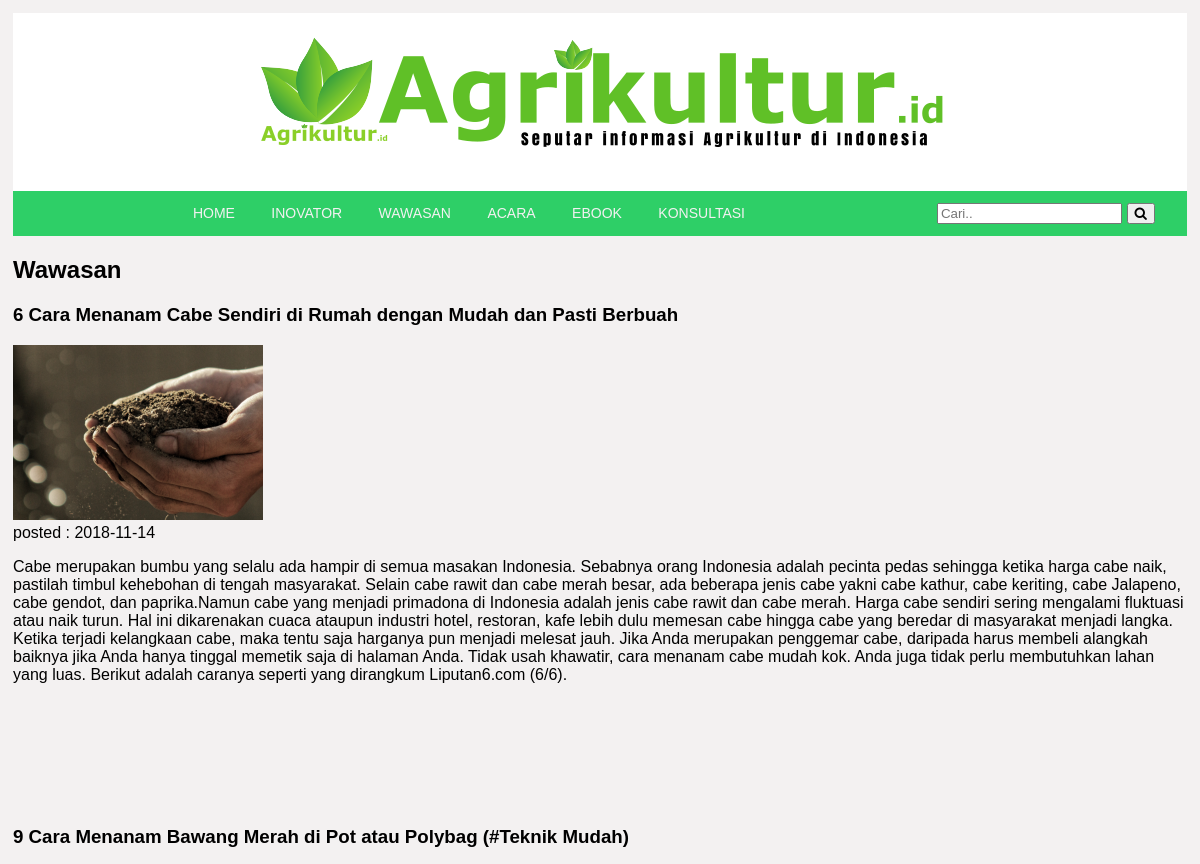
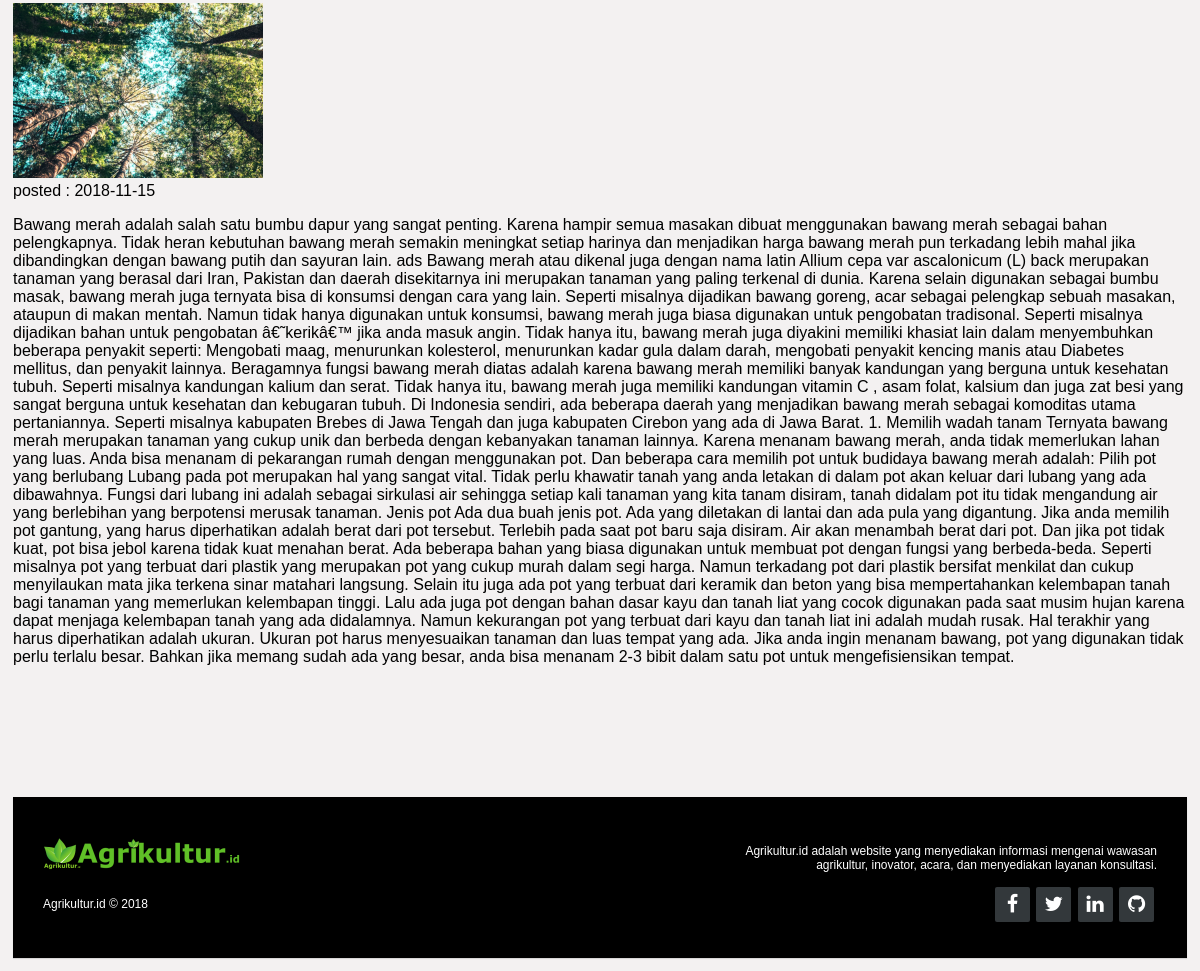
The app's page /index.php/wawasan with its own data (2 pictures, top to bottom).
### tables this page shows
CREATE TABLE `wawasan` (
  `id_w` int(11) NOT NULL,
  `judul_w` varchar(100) NOT NULL,
  `foto_w` varchar(100) NOT NULL,
  `date_w` date NOT NULL,
  `isi_w` text NOT NULL
);

### application/controllers/Wawasan.php (called while the page is built, shortened)
<?php
class Wawasan extends CI_Controller {
	public function index()
	{
		$this->load->view('wawasan');
    }
}

### index.php (called while the page is built, shortened)
<?php
require_once BASEPATH.'core/CodeIgniter.php';

### application/views/wawasan.php (the view, shortened to what this page needs)
<?php
    include 'header.php';
    $koneksi = new mysqli("localhost", "root", "", "agri");
?>
<h2>Wawasan</h2>
<table class="table table-bordered">
  <tbody>
    <?php $ambil=$koneksi->query("select *from wawasan"); ?>
    <?php while($pecah = $ambil->fetch_assoc()){ ?>
    <h3><?php echo $pecah['judul_w']; ?></h3>
    <img src="<?php echo site_url(); ?>assets/<?php echo $pecah['foto_w']; ?>">
    <br> posted : <?php echo $pecah['date_w']; ?></br>
    <p><?php echo $pecah['isi_w']; ?></p>
      <br></br>
      <br></br>
      <br></br>
    <?php } ?>
  </tbody>
</table>
<?php
    include 'footer.php';
?>

### application/views/header.php (shortened to what this page needs)
<!DOCTYPE html>
<html lang="en">
<head>
    <link rel="stylesheet" href="<?php echo base_url('assets/css/style.css'); ?>">
    <link rel="stylesheet" href="https://use.fontawesome.com/releases/v5.4.1/css/all.css">
    <link rel="stylesheet" href="https://cdnjs.cloudflare.com/ajax/libs/font-awesome/4.7.0/css/font-awesome.min.css">
</head>
<body>
<header>
        <img src="assets/atas.png" alt="Logo Umpasa">
    </header>
    <div class="wrap">
            <nav class="menu">
                <ul>
                    <li><a href="<?php echo site_url('home')?>">HOME</a></li>
                    <li><a href="<?php echo site_url('inovator')?>">INOVATOR</a></li>
                    <li><a href="<?php echo site_url('wawasan')?>">WAWASAN</a></li>
                    <li><a href="<?php echo site_url('acara')?>">ACARA</a></li>
                    <li><a href="<?php echo site_url('ebook')?>">EBOOK</a></li>
                    <li><a href="<?php echo site_url('konsultasi')?>">KONSULTASI</a></li>
                    <div class = "search" >
                    <form class= "search" action="" style="margin:auto;max-width:px">
                        <input type="text" placeholder="Cari..">
                        <button type="submit"><i class="fa fa-search"></i></button>
                    </form>
                    </div>
                </ul>
            </nav>
    </div>

### application/views/footer.php (shortened to what this page needs)
<footer class="bagian-footer">
    <div class = "bag-kiri">
        <img src="assets/bawah.png" alt="Logo agri">
            <p>Agrikultur.id © 2018 </p>
    </div>
    <div class="bag-kanan">
    <p class="tentang">
    <span>Agrikultur.id adalah</span>
    website yang menyediakan informasi mengenai wawasan agrikultur, inovator, acara, dan menyediakan layanan konsultasi.
    </p>
        <div class="footer-icons">
            <a href="#"><i class="fa fa-facebook"></i></a>
            <a href="#"><i class="fa fa-twitter"></i></a>
            <a href="#"><i class="fa fa-linkedin"></i></a>
            <a href="#"><i class="fa fa-github"></i></a>
        </div>
    </div>
            </footer>
</body>
</html>

### assets/css/style.css (style rules this page uses)
* { box-sizing: border-box; }
body { font-family:Arial, Helvetica, sans-serif; padding: 5px; background-color: #f3f1f1; }
header { background-color:white; padding: 10px; text-align: center; font-size: 35px; color:#f3f1f1; }
ul { list-style-type: none; text-align: center; margin: 0; padding: 0; overflow: hidden; background-color: #2ecf67; }
li { display: inline; }
li a { display: block; color: #f3f1f1; text-align: center; padding: 14px 16px; font-size: 14px; text-decoration: none; display: inline-block; transition: 0.7s all; }
.bagian-footer { background-color: black; color:#def5e6; box-shadow: 0 1px 1px 0 rgba(0, 0, 0, 0.12); box-sizing: border-box; width: 100%; text-align: left; font: 12px sans-serif; padding: 35px 30px; margin-top: 7px; }
.bagian-footer .bag-kiri { width: 30%; }
.bagian-footer .bag-kanan { width: 40%; text-align: right; float: right; }
.bagian-footer .bag-kiri, .bagian-footer .bag-kanan, .bagian-footer .bag-tengah { display: inline-block; vertical-align: top; }
.footer-icons a { display: inline-block; width: 35px; height: 35px; cursor: pointer; background-color: #33383b; border-radius: 2px; font-size: 20px; color: #ffffff; text-align: center; line-height: 35px; margin-right: 3px; margin-bottom: 5px; margin-top: 3px; }
.menu .search { float: right; padding: 6px; border-radius: 25px; margin-right: 20px; font-size: 17px; background-position: right; }
.bagian-footer p { color:#ffffff; }

### records on screen
wawasan: judul_w "6 Cara Menanam Cabe Sendiri di Rumah dengan Mudah dan Pasti Berbuah", foto_w (picture), isi_w "Cabe merupakan bumbu yang selalu ada hampir di semua masakan Indonesia. Sebabnya orang Indonesia adalah pecinta pedas sehingga ketika harga cabe naik, pastilah timbul kehebohan di tengah masyarakat. Selain cabe rawit dan cabe merah besar, ada beberapa jenis cabe yakni cabe kathur, cabe keriting, cabe Jalapeno, cabe gendot, dan paprika.Namun cabe yang menjadi primadona di Indonesia adalah jenis cabe rawit dan cabe merah. Harga cabe sendiri sering mengalami fluktuasi atau naik turun. Hal ini dikarenakan cuaca ataupun industri hotel, restoran, kafe lebih dulu memesan cabe hingga cabe yang beredar di masyarakat menjadi langka. Ketika terjadi kelangkaan cabe, maka tentu saja harganya pun menjadi…"
wawasan: judul_w "9 Cara Menanam Bawang Merah di Pot atau Polybag (#Teknik Mudah)", foto_w (picture), isi_w "Bawang merah adalah salah satu bumbu dapur yang sangat penting. Karena hampir semua masakan dibuat menggunakan bawang merah sebagai bahan pelengkapnya. Tidak heran kebutuhan bawang merah semakin meningkat setiap harinya dan menjadikan harga bawang merah pun terkadang lebih mahal jika dibandingkan dengan bawang putih dan sayuran lain. ads Bawang merah atau dikenal juga dengan nama latin Allium cepa var ascalonicum (L) back merupakan tanaman yang berasal dari Iran, Pakistan dan daerah disekitarnya ini merupakan tanaman yang paling terkenal di dunia. Karena selain digunakan sebagai bumbu masak, bawang merah juga ternyata bisa di konsumsi dengan cara yang lain. Seperti misalnya dijadikan bawang…"
